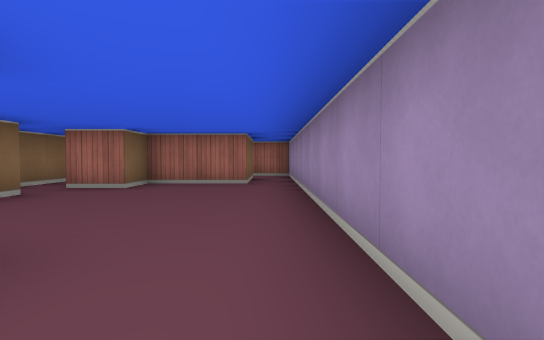
view 1 (above)

14 first-person views from a walk through a cub3D level. The camera is about half as high as the walls, tilts 2° down and sees 80° across. The floor is counted in squares. Each view is taken from the middle of a square. On the plan, view 1 faces up. The plan holds only what a view shows up to about 9 squares ahead; the rest is blank.

view 2
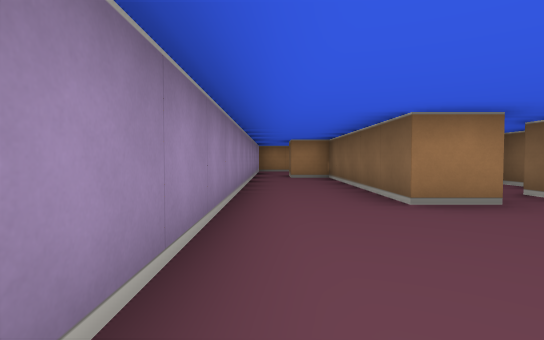

view 3
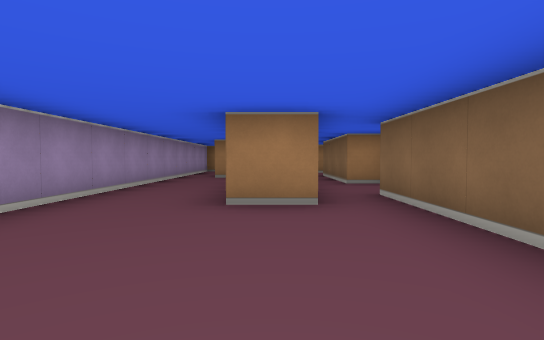

view 4
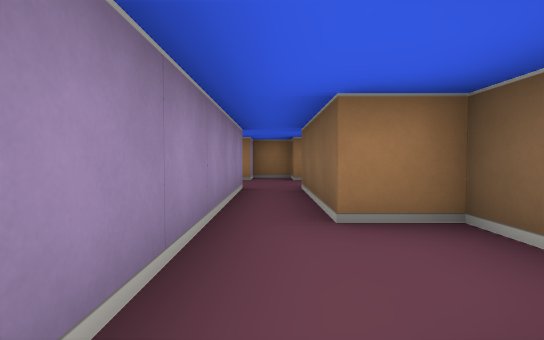

view 5
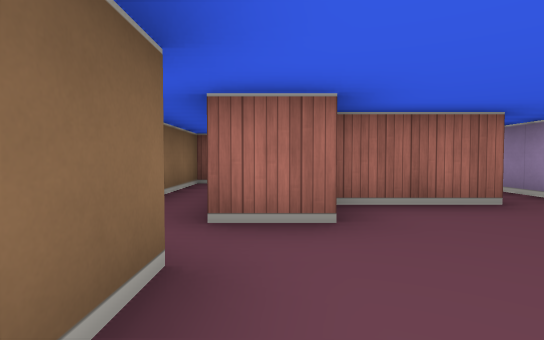

view 6
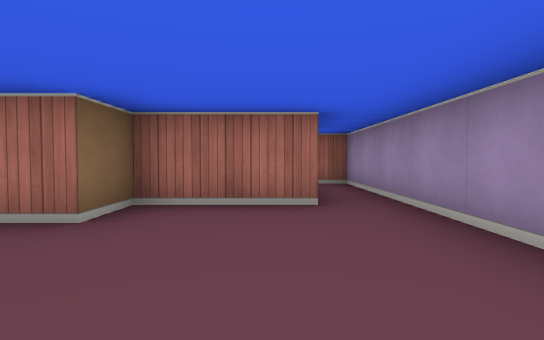

view 7
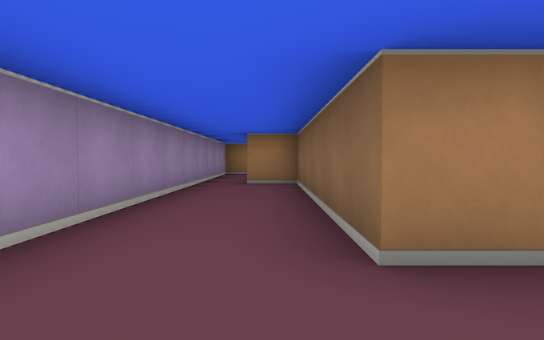

view 8
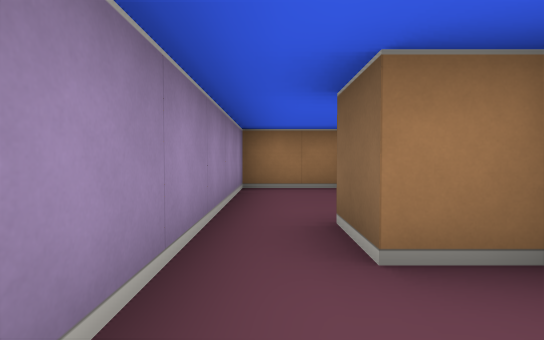

view 9
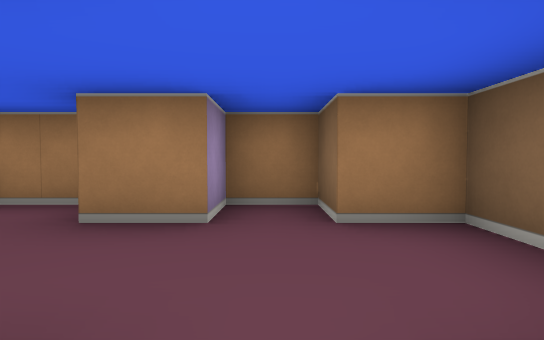

view 10
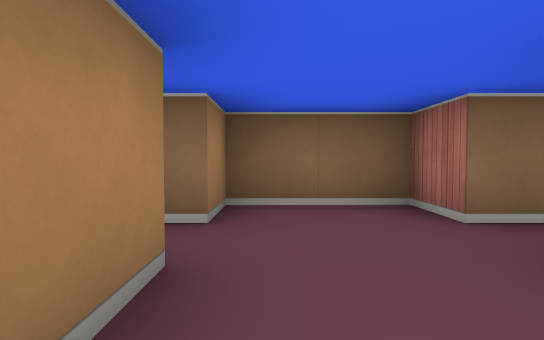

view 11
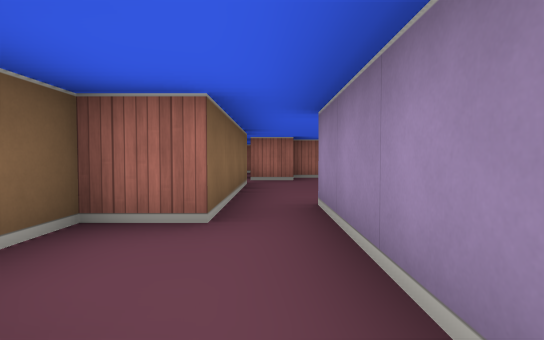

view 12
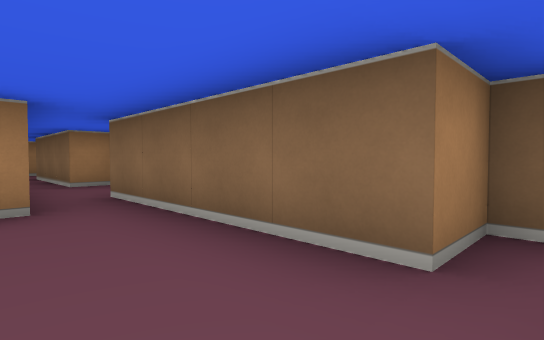

view 13
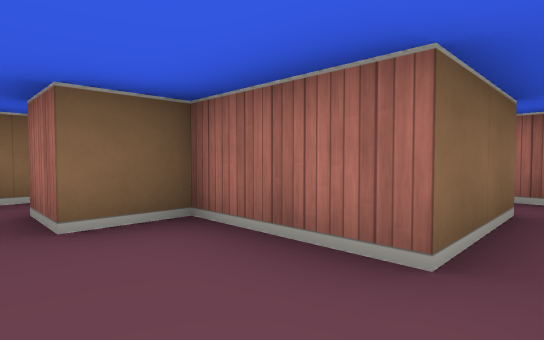

view 14
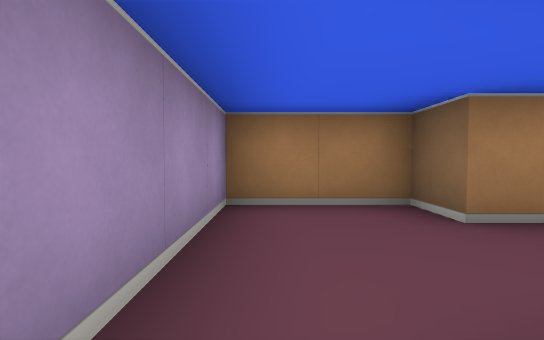

### Floor plan
Ten units are one square. View 1 is at (0, 0); x grows to the right and y downward. Boxes are objects, and circles mark ways between rooms. Rooms are numbered by the first view taken in them; rooms with no view inside come last. Other rooms are left out.
<svg viewBox="-50 -91 60 171">
<path fill="none" stroke="#000" d="M-25 -5 -25 -15 -15 -15 -15 35 -5 35 -5 45M-35 -45 -35 -5M-5 -86 -5 -65 -25 -65 -25 -55 -35 -55M5 45 5 -85M-35 -5 -45 -5 -45 15 -35 15 -35 45M-25 45 -25 -5M-35 45 -45 45 -45 65 -35 65 -35 75 -25 75 -25 65 -15 65 -15 75 5 75 5 45"/>
<circle cx="-30" cy="-10" r="3" fill="#2a7"/>
<circle cx="0" cy="50" r="3" fill="#2a7"/>
<circle cx="-30" cy="50" r="3" fill="#2a7"/>
<text x="-10" y="-20">1</text>
<text x="-30" y="20">2</text>
<text x="-20" y="60">3</text>
</svg>
Room 1 opens to room 2. Room 1 opens to room 3. Room 2 opens to room 3.

Where each view was taken, in squares from view 1:
view 1: 0 up, 0 right, facing up
view 2: 5 up, 0 right, facing down
view 3: 5 up, 2 left, facing down
view 4: 1 up, 3 left, facing down
view 5: 3 up, 3 left, facing up
view 6: 3 up, 1 left, facing up
view 7: 3 up, 1 left, facing down
view 8: 2 down, 0 right, facing down
view 9: 4 down, 3 left, facing down
view 10: 6 down, 1 left, facing left
view 11: 2 down, 3 left, facing up
view 12: 5 up, 2 left, facing down-left
view 13: 5 up, 0 right, facing up-left
view 14: 4 down, 0 right, facing down
